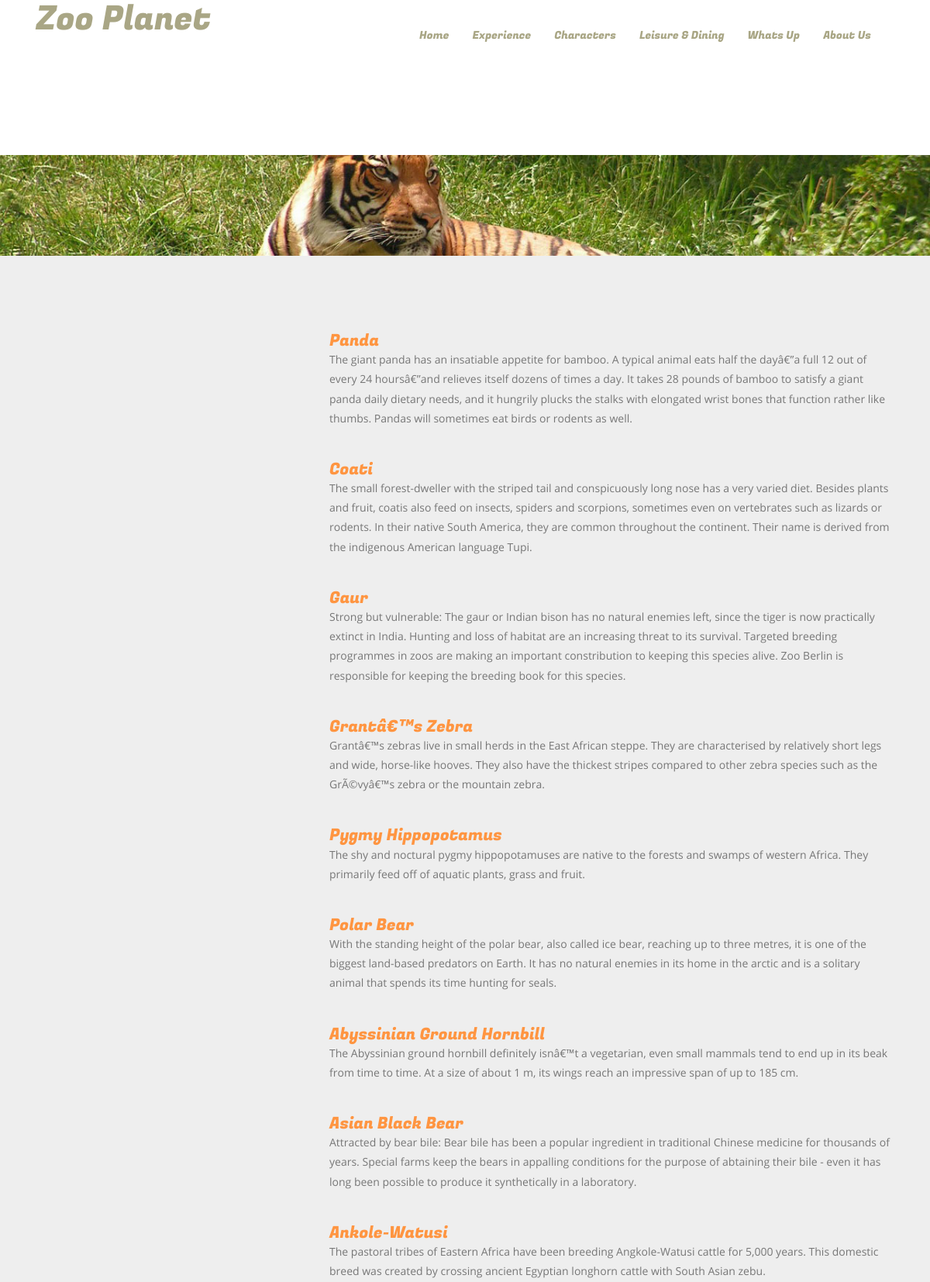
The app's page /page.php?id=1&parent_id=0 (upper part) with its own data.
### tables this page shows
CREATE TABLE `category` (
  `id` int(11) NOT NULL,
  `cate_name` varchar(250) NOT NULL,
  `parent_id` int(11) NOT NULL DEFAULT '0',
  `user` int(11) NOT NULL,
  `status` int(11) NOT NULL DEFAULT '1'
);

CREATE TABLE `content` (
  `content_id` int(11) NOT NULL,
  `title` varchar(250) NOT NULL,
  `detail` text,
  `cate_id` int(11) NOT NULL,
  `user_id` int(11) NOT NULL,
  `img_id` varchar(250) DEFAULT NULL,
  `date_post` datetime NOT NULL DEFAULT CURRENT_TIMESTAMP
);

### page.php (the view, shortened to what this page needs)
<?php
    include("./common/cm-header.php");
?>
<div class="banner-header">
</div>
<div class="events">
<?php
    if (!empty($_GET['id'])) {
        $conn = conn_db();
        $g_id = $_GET["id"];
        $g_parent_id = $_GET["parent_id"];
        if ($g_parent_id == 0) {
            $sql_id = "SELECT * FROM category WHERE parent_id = {$g_id}";
            $query_id = mysqli_query($conn, $sql_id);
            if (mysqli_num_rows($query_id) > 0) {
                while ($_category = mysqli_fetch_assoc($query_id)) {
                    $sql_content = "SELECT * FROM content left join category on content.cate_id = category.id WHERE category.id = {$_category['id']} ORDER BY content_id DESC";
                    $query_content = mysqli_query($conn, $sql_content);
                    if (mysqli_num_rows($query_content) > 0) {
                        ?>
                        <h3><?=$_category['cate_name']?></h3>
                        <?php
                        while ($_content = mysqli_fetch_assoc($query_content)) {
                            if ($_category['cate_name'] == "Dinning") {
                                ?>
                                <div class="container">
                                    <div class="events-grids event-img">
                                        <div class="col-md-4 event-grid1">
                                            <h4><?=$_content['title']?></h4>
                                            <button class="btn" type="button" style="background-color:#ff9541;"><h4><a href="<?="http://localhost/zoo/detail.php?id={$_content['content_id']}" ?>">Menu</a></h4></button>
                                        </div>
                                        <div class="col-md-8 event-grid">
                                            <p><?=$_content['detail']?></p>
                                        </div>
                                    </div>
                                    <div class="clear-fix"></div>
                                </div>
                                <?php
                            } else {
                                ?>
                                <div class="container">
                                    <div class="events-grids event-img">
                                        <div class="col-md-4 event-grid">
                                            <img style="width:300px;" class="img-responsive" src="./admin/uploads/<?php echo $_content['img_id']; ?>" class="img-responsive" alt="" />
                                        </div>
                                        <div class="col-md-8 event-grid1">
                                            <h4><?=$_content['title']?></h4>
                                            <p><?=$_content['detail']?></p>
                                        </div>
                                    </div>
                                    <div class="clear-fix"></div>
                                </div>
                                <?php
                            }
                        }
                    }
                }
            } else {
                $sql_parent_content = "SELECT * FROM content left join category on content.cate_id = category.id WHERE category.id = {$g_id} ORDER BY content_id DESC";
                $query_parent_content = mysqli_query($conn, $sql_parent_content);
                if (mysqli_num_rows($query_parent_content) > 0) {
                    while ($_parent_content = (mysqli_fetch_assoc($query_parent_content))) {
                    ?>
                    <div class="container">
                        <div class="events-grids event-img">
                            <div class="col-md-4 event-grid">
                            </div>
                            <div class="col-md-8 event-grid1">
                                <h4><?=$_parent_content['title']?></h4>
                                <p><?=$_parent_content['detail']?></p>
                            </div>
                        </div>
                    </div>
                <?php
                    }
                }
            }
        }
    }
?>
</div>
<?php
    include("./common/cm-footer.php");
?>

### common/cm-header.php (shortened to what this page needs)
<?php
    function loop_array($array = array(), $parent_id = 0) {
        if (!empty($array[$parent_id])) { ?>
            <ul class="nav navbar-nav">
            <?php
            foreach($array[$parent_id] as $item) {
                ?>
                <li >
                    <a href="<?="http://localhost/zoo/page.php?id={$item['id']}&parent_id={$item['parent_id']}" ?>"><?=$item["cate_name"]?></a>
                    <?php
                        while (loop_array($array, $item['id'])) { ?>
                    <?php
                        }
                    ?>
                </li>
                <?php
            }
            ?>
            </ul><?php
        }
    }
    function display_menu() {
        $conn = conn_db();
        $sql = "SELECT * FROM category WHERE category.status = 1";
        $query = mysqli_query($conn, $sql);
        $array = array();
        if (mysqli_num_rows($query)) {
            while ($row = mysqli_fetch_array($query)) {
                $array[$row['parent_id']][] = $row;
            }
            loop_array($array);
        }
    }
?>
<!DOCTYPE HTML>
<html>
<head>
<link href="css/bootstrap.css" rel="stylesheet" type="text/css" media="all">
<link href="css/style.css" rel="stylesheet" type="text/css" media="all" />
</head>
<body>
    <div class="header">
        <div class="container">
            <div class="header-top">
                <nav class="navbar navbar-default">
                    <div class="container-fluid">
                        <div class="navbar-header">
                            <div class="navbar-brand">
                                <h1><a href="index.php">zoo planet</a></h1>
                            </div>
                        </div>
                    <div class="collapse navbar-collapse" id="bs-example-navbar-collapse-1">
                        <ul class="nav navbar-nav">
                            <?php
                            echo "<ul class='nav navbar-nav'><li><a href='http://localhost/zoo/about-us.php'>About Us</a></li></ul>";
                            echo "<ul class='nav navbar-nav'><li><a href='http://localhost/zoo/whats-up.php'>Whats Up</a></li></ul>";
                            display_menu();
                            echo "<ul class='nav navbar-nav'><li><a href='http://localhost/zoo/experience.php'>Experience</a></li></ul>";
                            echo "<ul class='nav navbar-nav'><li><a href='http://localhost/zoo/index.php'>Home</a></li></ul>";
                            ?>
                        </ul>
                    </div>
</div>
                </nav>
            </div>
        </div>
    </div>

### css/style.css (style rules this page uses)
body a { transition:0.5s all; -webkit-transition:0.5s all; -moz-transition:0.5s all; -o-transition:0.5s all; -ms-transition:0.5s all; }
h1,h2,h3,h4,h5,h6 { padding:0 0; margin:0 0; }
p { padding:0 0; margin:0 0; }
ul { padding:0 0; margin:0 0; }
body { padding:0 0; margin:0 0; font-family: 'OpenSans-Regular' }
.header-top { padding: 2em 0; background-color: #fff; }
.navbar-brand { float: left; margin-left: 0.8em; }
.navbar-nav { float: right; margin: 0; }
.navbar-brand h1 a { text-decoration: none; color:#a9a685; font-size: 1.2em; font-family: 'FugazOne-Regular'; text-transform: capitalize; }
.navbar-default .navbar-nav > li > a { color: #a9a685; font-family: 'FugazOne-Regular'; }
.navbar { position: relative; min-height: 50px; margin-bottom: 0; border: 1px solid transparent; }
.navbar-brand { float: left; height: 0px; padding: 0px 15px; font-size: 18px; line-height: 20px; }
.navbar-default { border-color: #fff!important; background-color: #fff; }
.events { padding: 4em 0; text-align:center; background-color: #eee; }
.event-grid1 h4 { font-size: 1.5em; color: #ff9541; font-family: 'FugazOne-Regular'; text-align: left; }
.event-grid1 p { font-size: 1em; color: #777; line-height: 1.8em; text-align: left; }
.events-grids { margin-top: 3em; }
.banner-header { background: url("../images/banner1.jpg")no-repeat 0px 0px; background-size: cover; min-height: 140px; text-align:center; padding: 4em 0 0; }
@media (max-width:1440px) { .banner-header { min-height: 130px; } }

### common/cm-header.php (style rules this page uses)
.header-top { padding: 0px !important; }
.navbar-nav li { position: relative; display: inline-block !important; margin-top: 20px !important; }
.header-top { height: 200px; }

### records on screen
category: cate_name "Characters"
category: cate_name "Leisure & Dining"
content: title "Panda", detail "The giant panda has an insatiable appetite for bamboo. A typical animal eats half the dayâ€”a full 12 out of every 24 hoursâ€”and relieves itself dozens of times a day. It takes 28 pounds of bamboo to satisfy a giant panda daily dietary needs, and it hungrily plucks the stalks with elongated wrist bones that function rather like thumbs. Pandas will sometimes eat birds or rodents as well."
content: title "Coati", detail "The small forest-dweller with the striped tail and conspicuously long nose has a very varied diet. Besides plants and fruit, coatis also feed on insects, spiders and scorpions, sometimes even on vertebrates such as lizards or rodents. In their native South America, they are common throughout the continent. Their name is derived from the indigenous American language Tupi."
content: title "Gaur", detail "Strong but vulnerable: The gaur or Indian bison has no natural enemies left, since the tiger is now practically extinct in India. Hunting and loss of habitat are an increasing threat to its survival. Targeted breeding programmes in zoos are making an important constribution to keeping this species alive. Zoo Berlin is responsible for keeping the breeding book for this species."
content: title "Grantâ€™s Zebra", detail "Grantâ€™s zebras live in small herds in the East African steppe. They are characterised by relatively short legs and wide, horse-like hooves. They also have the thickest stripes compared to other zebra species such as the GrÃ©vyâ€™s zebra or the mountain zebra."
content: title "Pygmy Hippopotamus", detail "The shy and noctural pygmy hippopotamuses are native to the forests and swamps of western Africa. They primarily feed off of aquatic plants, grass and fruit."
content: title "Polar Bear", detail "With the standing height of the polar bear, also called ice bear, reaching up to three metres, it is one of the biggest land-based predators on Earth. It has no natural enemies in its home in the arctic and is a solitary animal that spends its time hunting for seals."
content: title "Abyssinian Ground Hornbill", detail "The Abyssinian ground hornbill definitely isnâ€™t a vegetarian, even small mammals tend to end up in its beak from time to time. At a size of about 1 m, its wings reach an impressive span of up to 185 cm."
content: title "Asian Black Bear", detail "Attracted by bear bile: Bear bile has been a popular ingredient in traditional Chinese medicine for thousands of years. Special farms keep the bears in appalling conditions for the purpose of abtaining their bile - even it has long been possible to produce it synthetically in a laboratory."
content: title "Ankole-Watusi", detail "The pastoral tribes of Eastern Africa have been breeding Angkole-Watusi cattle for 5,000 years. This domestic breed was created by crossing ancient Egyptian longhorn cattle with South Asian zebu."
